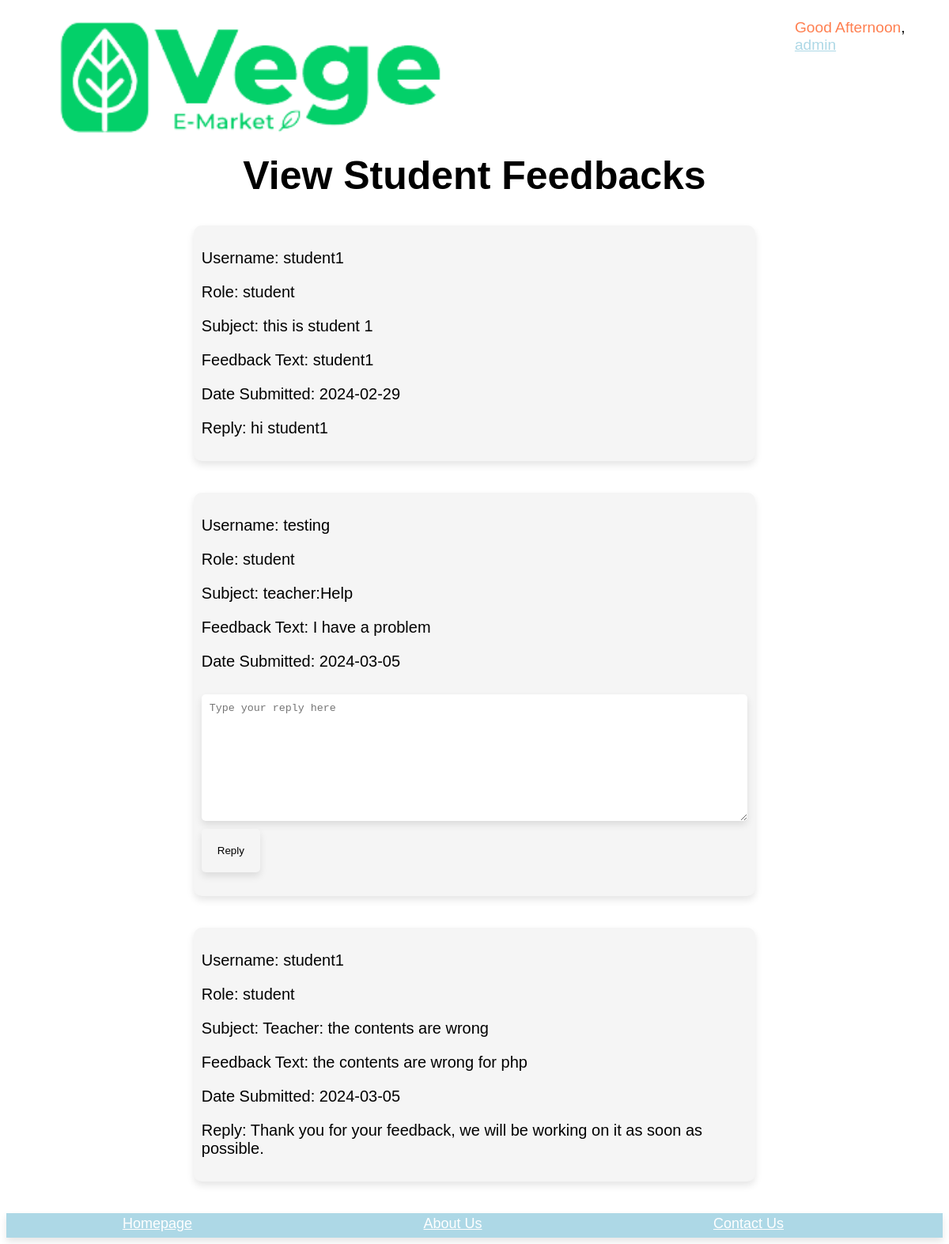
The page /admin/student_feedback.php (signed in) on the database its author committed.
### tables this page shows
CREATE TABLE IF NOT EXISTS `feedback` (
  `feedbackID` varchar(100) NOT NULL,
  `userID` varchar(100) NOT NULL,
  `Feedback_Text` text NOT NULL,
  `subject` varchar(500) NOT NULL,
  `date_created` date NOT NULL,
  `reply` varchar(9999) NOT NULL,
  PRIMARY KEY (`feedbackID`),
  KEY `userID` (`userID`)
);

CREATE TABLE IF NOT EXISTS `user` (
  `userID` varchar(100) NOT NULL,
  `username` varchar(100) NOT NULL,
  `gender` varchar(10) NOT NULL,
  `email` varchar(100) NOT NULL,
  `phone` varchar(100) NOT NULL,
  `birthday` date NOT NULL,
  `password` varchar(100) NOT NULL,
  `AccStatus` varchar(100) NOT NULL,
  `role` varchar(10) NOT NULL,
  `Profile_Pic` varchar(255) NOT NULL,
  PRIMARY KEY (`userID`)
);

### admin/student_feedback.php (the view, shortened to what this page needs)
<?php
include '../includes/header.php';
$selectFeedbackQuery = "SELECT feedback.*, user.username, user.role FROM feedback
                        INNER JOIN user ON feedback.userID = user.userID";
$feedbackResult = mysqli_query($conn, $selectFeedbackQuery);
?>
<!DOCTYPE html>
<html lang="en">
<head>
</head>
<body>
    <h1> View Student Feedbacks</h1>
    <?php
    if (mysqli_num_rows($feedbackResult) > 0) {
        while ($row = mysqli_fetch_assoc($feedbackResult)) {
            if ($row['role'] === 'teacher') {
                continue;
            }
            echo "<div class='feedback-container'>";
            echo "<div class='feedback-content'>";
            echo "<p>Username: {$row['username']}</p>";
            echo "<p>Role: {$row['role']}</p>";
            echo "<p>Subject: {$row['subject']}</p>";
            echo "<p>Feedback Text: {$row['Feedback_Text']}</p>";
            echo "<p>Date Submitted: {$row['date_created']}</p>";
            if (isset($row['reply']) && !empty($row['reply'])) {
                echo "<p>Reply: {$row['reply']}</p>";
            } else {
                echo "<form method='post'>";
                echo "<textarea class='popup-textarea' name='replyText' placeholder='Type your reply here'></textarea>";
                echo "<button type='submit' class='reply-button'>Reply</button>";
                echo "</form>";
            }
            echo "</div>";
            echo "</div>";
        }
    } else {
        echo "<h2>Currently you did not receive any feedbacks.</h2>";
    }
    ?>
</body>
</html>
<?php
include '../includes/footer.php';
?>

### admin/student_feedback.php (style rules this page uses)
.feedback-container { padding: 10px; margin-bottom: 10px; background-color: whitesmoke; margin-left: 20%; margin-right: 20%; border-radius: 10px; box-shadow: 0 5px 10px rgba(0, 0, 0, .1); margin-bottom: 40px; }
.feedback-content { flex-direction: column; justify-content: left; align-items: center; font-size: 20px; font-family: Arial, Helvetica, sans-serif; }
.popup-textarea { padding: 10px; border: none; border-radius: 5px; margin-top: 10px; height: 160px; box-shadow: 0 5px 10px rgba(0, 0, 0, .1); width: 100%; }
.reply-button { background-color: whitesmoke; border: none; color: black; padding: 20px; border-radius: 5px; cursor: pointer; margin-top: 10px; box-shadow: 0 5px 10px rgba(0, 0, 0, .1); }
h1 { text-align: center; font-size: 50px; font-family: Arial, Helvetica, sans-serif }

### rows shown on the page
feedback: userID.username "student1", userID.role "student", subject "this is student 1", Feedback_Text "student1", date_created "2024-02-29", reply "hi student1"
feedback: userID.username "testing", userID.role "student", subject "teacher:Help", Feedback_Text "I have a problem", date_created "2024-03-05"
feedback: userID.username "student1", userID.role "student", subject "Teacher: the contents are wrong", Feedback_Text "the contents are wrong for php", date_created "2024-03-05", reply "Thank you for your feedback, we will be working on it as soon as possible."

### other values the page prints
$username "admin"
